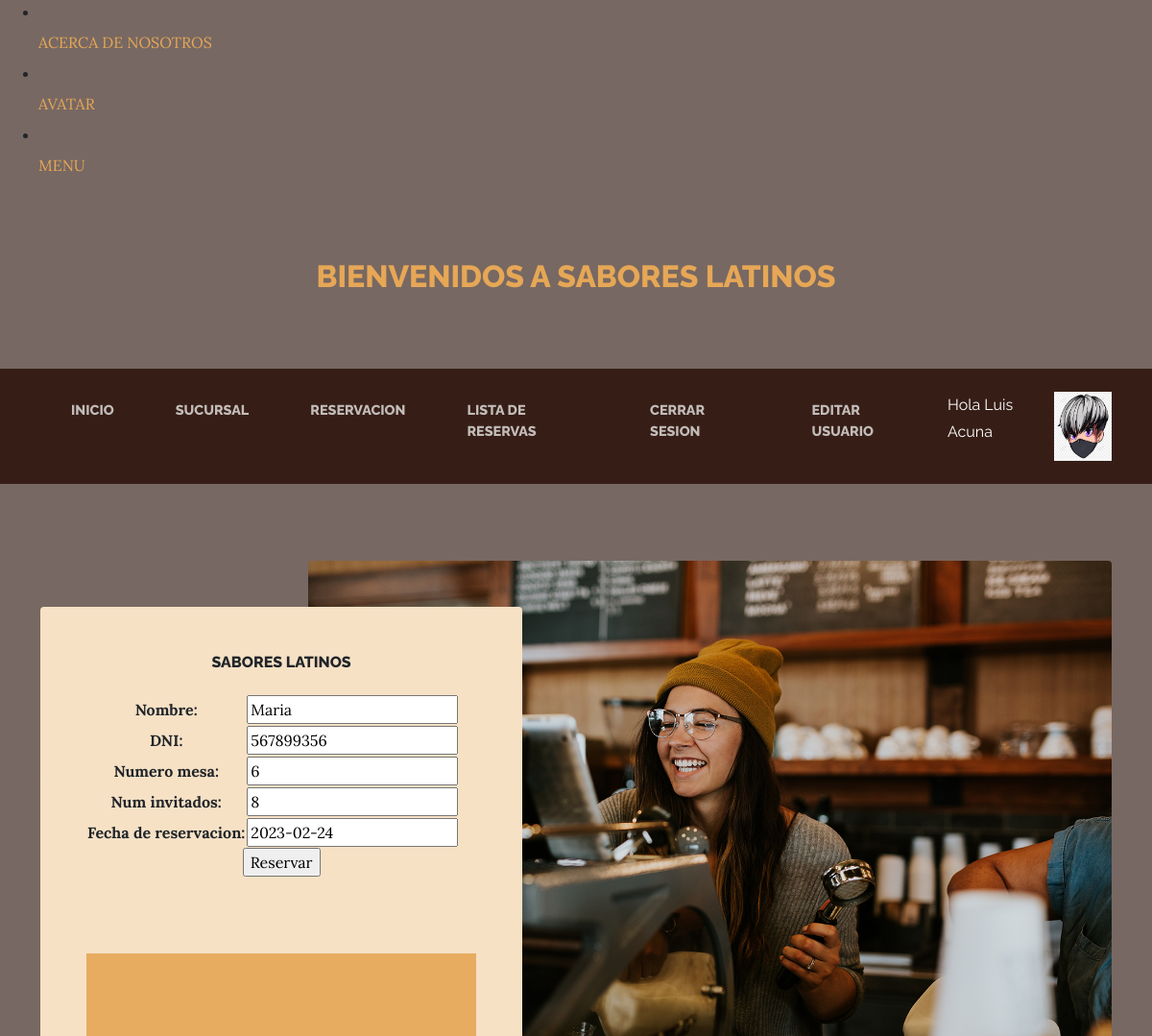
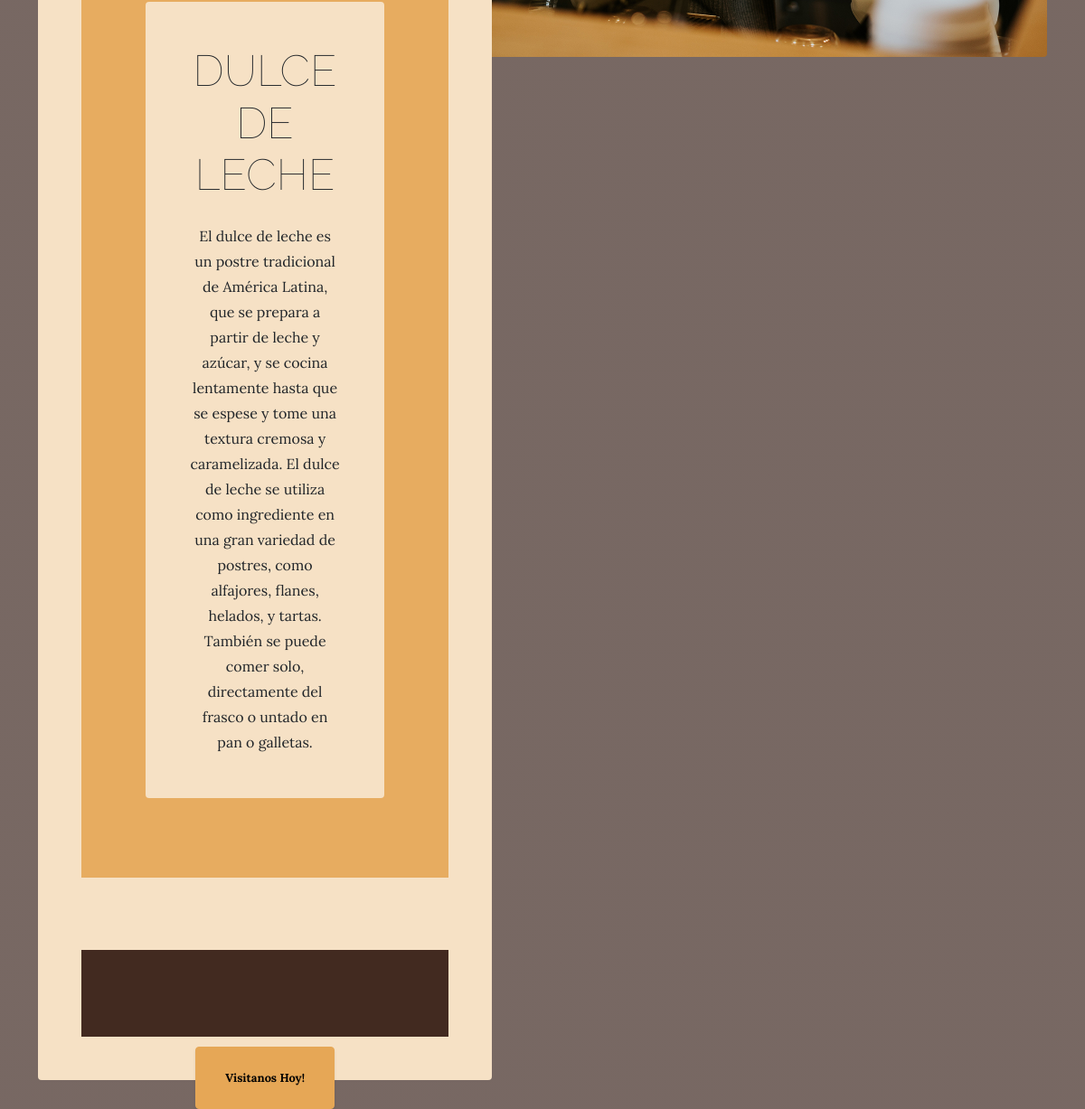
Page /Resto/reservacion/editar/2/ (signed in) on the committed database (2 pictures, top to bottom).
### Resto/models.py (models this page shows, shortened)
class Avatar(models.Model):
    usuario = models.ForeignKey(User, on_delete=models.CASCADE)
    imagen = models.ImageField(upload_to='avatares', null=True, blank = True)

class Reservacion(models.Model):
    nombre= models.CharField(max_length=60)
    DNI= models.CharField(unique=True, max_length=10, null=True, blank=True)
    numero_mesa = models.IntegerField()
    num_invitados = models.IntegerField()
    fecha_de_reservacion = models.DateField()

### Resto/views.py (the view)
# urls.py: path('reservacion/editar/<int:pk>/', login_required(ActualizarReserva.as_view()), name= 'Edit'),
class ActualizarReserva(UpdateView):
    model = Reservacion
    success_url = "/Resto/reservacion/list"
    fields = ["nombre", "DNI", "numero_mesa", "num_invitados", "fecha_de_reservacion"]

### Resto/Templates/Resto/reservacion_form.html
{% extends "Resto/padre.html" %}
{% load static %}
{% block titulo %}
 Bienvenidos a Sabores Latinos
{% endblock %}
{% block titulo1 %}
Sabores Latinos
{% endblock %}
{% block descripcion1 %}
<form action="" method= "POST"> {% csrf_token %}
    <table>
        {{form.as_table}}
    <table>
    <input type= "submit" value= "Reservar">
</form>
{% endblock %}
{% block titulo4 %}
DULCE DE LECHE
{% endblock %}
{% block descripcion2 %}
El dulce de leche es un postre tradicional de América Latina, que se prepara a partir de leche y azúcar, y se cocina lentamente hasta que se espese y tome una textura cremosa y caramelizada. El dulce de leche se utiliza como ingrediente en una gran variedad de postres, como alfajores, flanes, helados, y tartas. También se puede comer solo, directamente del frasco o untado en pan o galletas.
{% endblock %}

### Resto/Templates/Resto/padre.html (shortened to what this page needs)
<!DOCTYPE html>
<html lang="en">
    <head>
        {% load static %}
        <li class="nav-item px-lg-4"><a class="nav-link text-uppercase" href="{% url 'Acercademi' %}">Acerca de nosotros</a></li>
        <li class="nav-item px-lg-4"><a class="nav-link text-uppercase" href="{% url 'Avatar' %}">Avatar</a></li>
        <li class="nav-item px-lg-4"><a class="nav-link text-uppercase" href="{% url 'Menu' %}">Menu</a></li>
        <link href="{% static 'Resto/css/styles.css' %}" rel="stylesheet" />
    </head>
    <body>
        <header>
            <h1 class="site-heading text-center text-faded d-none d-lg-block">
                <span class="site-heading-upper text-primary mb-3">
                    {% block titulo %}
                    {% endblock %}
                </span>
            </h1>
        </header>
        <nav class="navbar navbar-expand-lg navbar-dark py-lg-4" id="mainNav">
            <div class="container">
                <div class="collapse navbar-collapse" id="navbarSupportedContent">
                    <ul class="navbar-nav mx-auto">
                        <li class="nav-item px-lg-4"><a class="nav-link text-uppercase" href="{% url 'Inicio' %}">Inicio</a></li>
                        <li class="nav-item px-lg-4"><a class="nav-link text-uppercase" href="{% url 'Nueva sucursal' %}">Sucursal</a></li>
                        <li class="nav-item px-lg-4"><a class="nav-link text-uppercase" href="{% url 'Nueva Reserva' %}">Reservacion</a></li>
                        <li class="nav-item px-lg-4"><a class="nav-link text-uppercase" href="{% url 'ReservaLeer' %}">Lista de Reservas</a></li>
                        {% if request.user.is_authenticated %}
                        <li class="nav-item px-lg-4"><a class="nav-link text-uppercase" href="{% url 'Logout' %}">Cerrar Sesion</a></li>
                        <li class="nav-item px-lg-4"><a class="nav-link text-uppercase" href="{% url 'EditarUsuario' %}">Editar Usuario</a></li>
                        <p style="color: white;"> Hola {{user.username}} {{user.last_name}} </p>
                        {% with user.avatar_set.first as miAvatar %}
                        {% if miAvatar %}
                        <img src= "{{miAvatar.imagen.url}}" alt= "No encontro la imagen" style= "max-width: 60px ;">
                        {% endif %}
                        {% endwith %}
                        {% else %}
                        <li class="nav-item px-lg-4"><a class="nav-link text-uppercase" href="{% url 'Registros' %}">Registro</a></li>
                        <li class="nav-item px-lg-4"><a class="nav-link text-uppercase" href="{% url 'Login' %}">Iniciar Sesion</a></li>
                        {% endif %}
                    </ul>
                </div>
            </div>
        </nav>
        <section class="page-section clearfix">
            <div class="container">
                <div class="intro">
                    <img class="intro-img img-fluid mb-3 mb-lg-0 rounded" src="{%static 'Resto/assets/img/intro.jpg' %}" alt="..." />
                    <div class="intro-text left-0 text-center bg-faded p-5 rounded">
                        <h2 class="section-heading mb-4">
                            <span class="section-heading-upper">
                            {% block titulo1 %}
                            {% endblock %}
                            </span>
                        </h2>
                        <p class="mb-3">
                            {% block descripcion1 %}
                            {% endblock %}
                        </p>
                        <div class="intro-button mx-auto"><a class="btn btn-primary btn-xl" href="{% url 'Nueva Reserva' %}">Visitanos Hoy!</a></div>
                    </div>
                </div>
            </div>
        </section>
        <section class="page-section cta">
            <div class="container">
                <div class="row">
                    <div class="col-xl-9 mx-auto">
                        <div class="cta-inner bg-faded text-center rounded">
                            <h2 class="section-heading mb-4">
                                <span class="section-heading-lower">
                                {% block titulo4 %}
                                {% endblock %}
                                </span>
                            </h2>
                            <p class="mb-0">
                            {% block descripcion2 %}
                            {% endblock %}
                            </p>
                        </div>
                    </div>
                </div>
            </div>
        </section>
        <footer class="footer text-faded text-center py-5">
        </footer>
    </body>
</html>

### rows in the picture
Avatar: imagen (picture)
Reservacion: nombre "Maria", DNI "567899356", numero_mesa "6", num_invitados "8", fecha_de_reservacion "2023-02-24"

### other values in the picture
{{ user.username }} "Luis"
{{ user.last_name }} "Acuna"
